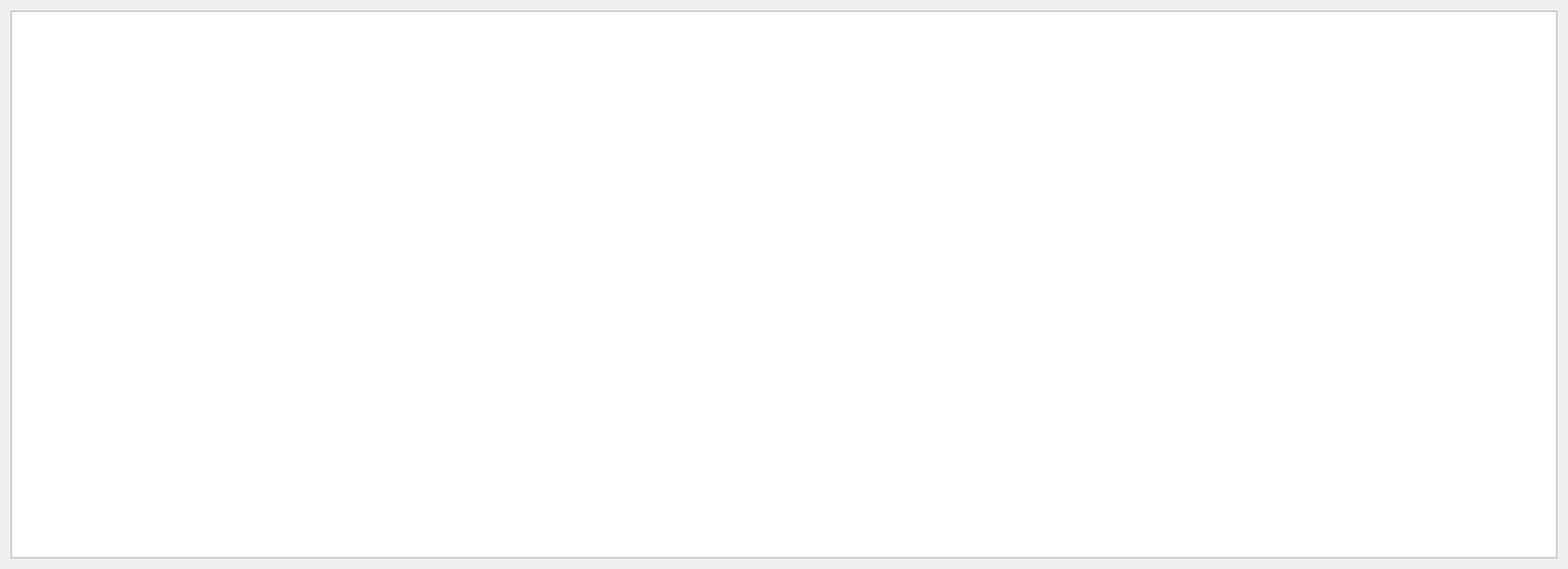
<?xml version="1.0" encoding="UTF-8"?>
<ui version="4.0">
 <class>Widget</class>
 <widget class="QWidget" name="Widget">
  <property name="geometry">
   <rect>
    <x>0</x>
    <y>0</y>
    <width>1617</width>
    <height>587</height>
   </rect>
  </property>
  <property name="windowTitle">
   <string>Widget</string>
  </property>
  <layout class="QHBoxLayout" name="horizontalLayout">
   <item>
    <widget class="QListWidget" name="listWidget">
     <property name="minimumSize">
      <size>
       <width>4</width>
       <height>0</height>
      </size>
     </property>
     <property name="styleSheet">
      <string notr="true">	background-color:&quot;transparent&quot;;
	spacing:16pt;
	padding-left:142px;
	padding-right:137px;
	  font-family:&quot;Roboto-Bold&quot;;
	  font-size:28pt;

QListWidget::item{
      background-color: rgb(255, 255 ,255);
	  width:400;
	  height:96;
      border-radius:15px;
	  background-repeat:no-repeat;
      background-position:right;
	  padding-left:31px;
    color:rgb(72, 45 ,45);
  }
</string>
     </property>
    </widget>
   </item>
  </layout>
 </widget>
 <layoutdefault spacing="6" margin="11"/>
 <resources/>
 <connections/>
</ui>
